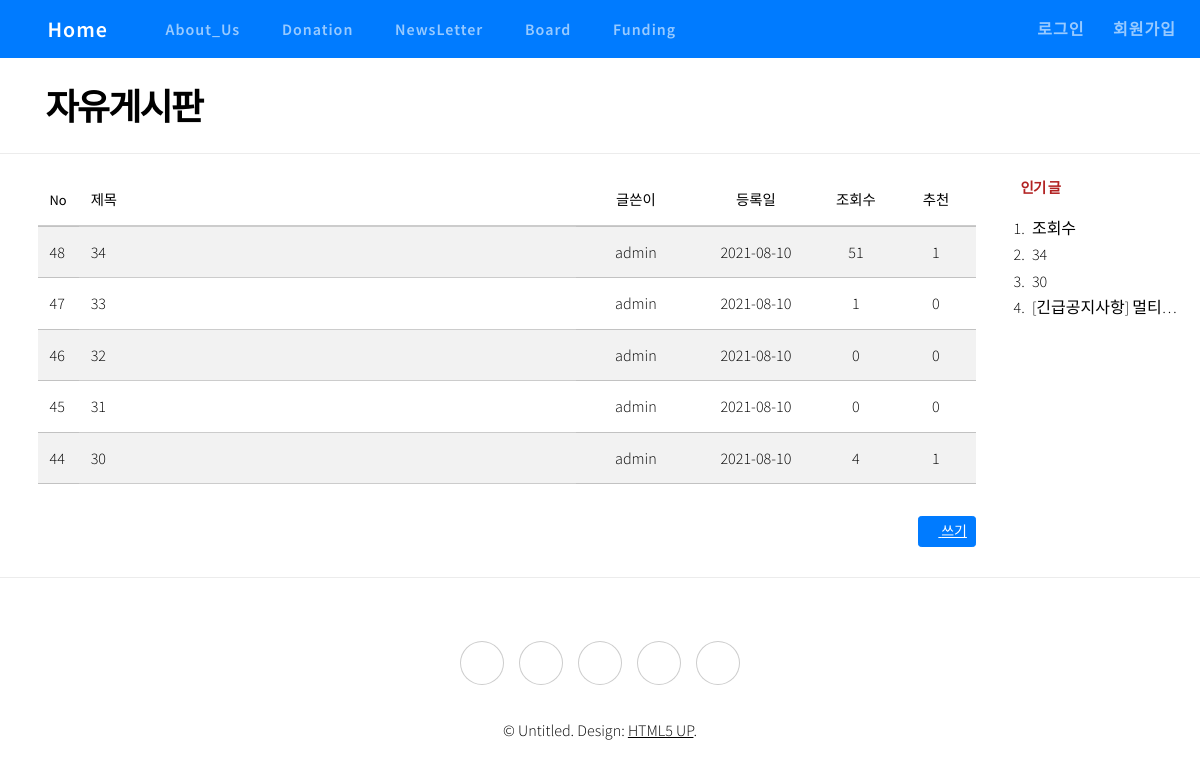
Before: /board/list/ with the older database file.
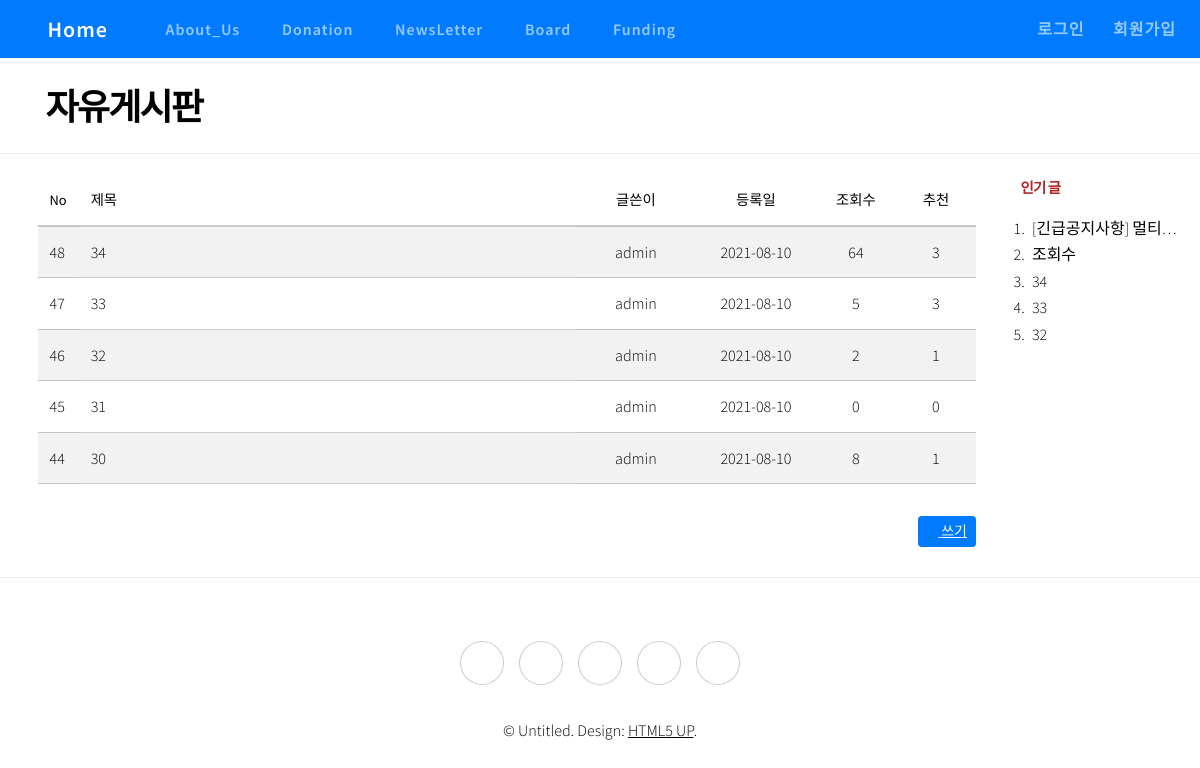
After: the same page with the newer database file.
### board/models.py (models this page shows, shortened)
class Post(models.Model):
    title = models.CharField(verbose_name='TITLE', max_length=50)
    description = models.CharField('DESCRIPTION', max_length=100, blank=True,
    help_text='simple description text.')
    content = models.TextField('CONTENT')
    create_dt = models.DateTimeField('CREATE DATE', auto_now_add=True)
    modify_dt = models.DateTimeField('MODIFY DATE', auto_now=True)
    user = models.ForeignKey(User,on_delete=models.CASCADE,
        verbose_name='USER', blank=True, null=True)
    hits = models.PositiveIntegerField("조회수",default=0)
    like = models.ManyToManyField(settings.AUTH_USER_MODEL, related_name="like_posts", blank=True)
    class Meta:
        verbose_name = 'post'
        verbose_name_plural = 'posts'
        db_table = 'board_posts'
        ordering = ('-create_dt',)
    def get_absolute_url(self):
        return reverse('board:detail', args=(self.id,))

### board/views.py (the view)
# urls.py: path('list/',PostListView.as_view(),name='list'),
class PostListView(ListView):
    model = Post
    template_name = 'board/post_list.html'
    context_object_name='posts'
    paginate_by = 5
    def get_context_data(self, **kwargs):
        context = super().get_context_data(**kwargs)
        likes=[ post for post in Post.objects.all() if post.like.count() > 0 ]
        likes.sort(key=lambda p : p.like.count(), reverse=True)
        context['likes'] = likes[:5]
        return context

### board/templates/board/post_list.html (shortened to what this page needs)
{% extends 'base.html' %}
{% load static %}
{% load bootstrap4 %}
{% block content-header %}
<h2 style ="font-weight:bold; margin-top:10px; margin-bottom:5px; margin-left:30px">자유게시판</h2>
{% endblock %}
{% block content %}
    <br>
    <div class="container">
        <div class="row">
            <div class ="col-md-10">
                <table class="table-striped table-hover" >
                    <thead>
                        <tr>
                            <th style="width:20px">No</th>
                            <th style="padding-top:10px " >제목</th>
                            <th style="width:120px" class="text-center">글쓴이</th>
                            <th style="width:120px" class="text-center">등록일</th>
                            <th style="width:80px" class="text-center">조회수</th>
                            <th style="width:80px" class="text-center">추천</th>
                        </tr>
                    </thead>
                    <tbody>
                    {% for writing in posts%}
                        <tr  style="cursor:pointer;" onclick="location.href='{{writing.get_absolute_url}}'">
                            <td>{{writing.id}}</td>
                            <td style="white-space:nowrap; overflow:hidden;text-overflow:ellipsis;">{{writing.title}}</td>
                            <td class="text-center">{{writing.user}}</td>
                            <td class="text-center">{{writing.create_dt|date:"Y-m-d"}}</td>
                            <td class="text-center">{{writing.hits}}</td>
                            <td class="text-center">{{writing.like.count}}</td>
                        </tr>
                    {% endfor %}
                    </tbody>
                </table>
                <div class="text-right" style="margin-bottom:30px;margin-top:0px">
                    <a href="{%url 'board:add' %}" class="btn btn-primary btn-sm ">
                    <i class="fas fa-pencil-alt"></i> 쓰기</a>
                </div>
            </div>
            <div class="col-md-2">
                <h5 style="font-weight:bold; color: firebrick;"><i class="fab fa-hotjar"></i> 인기 글</h5>
                <ol>
                    {% for i in likes%}
                        <li>
                            <div title="{{i.title}}" onMouseOver="this.style.color='red'" onMouseOut="this.style.color='black'"
                            style="cursor:pointer; width:150px; white-space:nowrap; overflow:hidden;text-overflow:ellipsis;" onclick="location.href='{{i.get_absolute_url}}'">
                                {{i.title}}
                            </div>
                        </li>
                    {% endfor %}
                </ol>
            </div>
        </div>
{% endblock %}

Changed rows visible on the page:
no longer on one of the page's lists (row edited): Post: title "30"
changed Post id 48: hits "51" → "64"; like.count "1" → "3"
now on one of the page's lists (row edited): Post: title "33"
changed Post id 47: hits "1" → "5"; like.count "0" → "3"
now on one of the page's lists (row edited): Post: title "32"
changed Post id 46: hits "0" → "2"; like.count "0" → "1"
changed Post id 44: hits "4" → "8"
changed Post "[긴급공지사항] 멀티…": moves up the list
